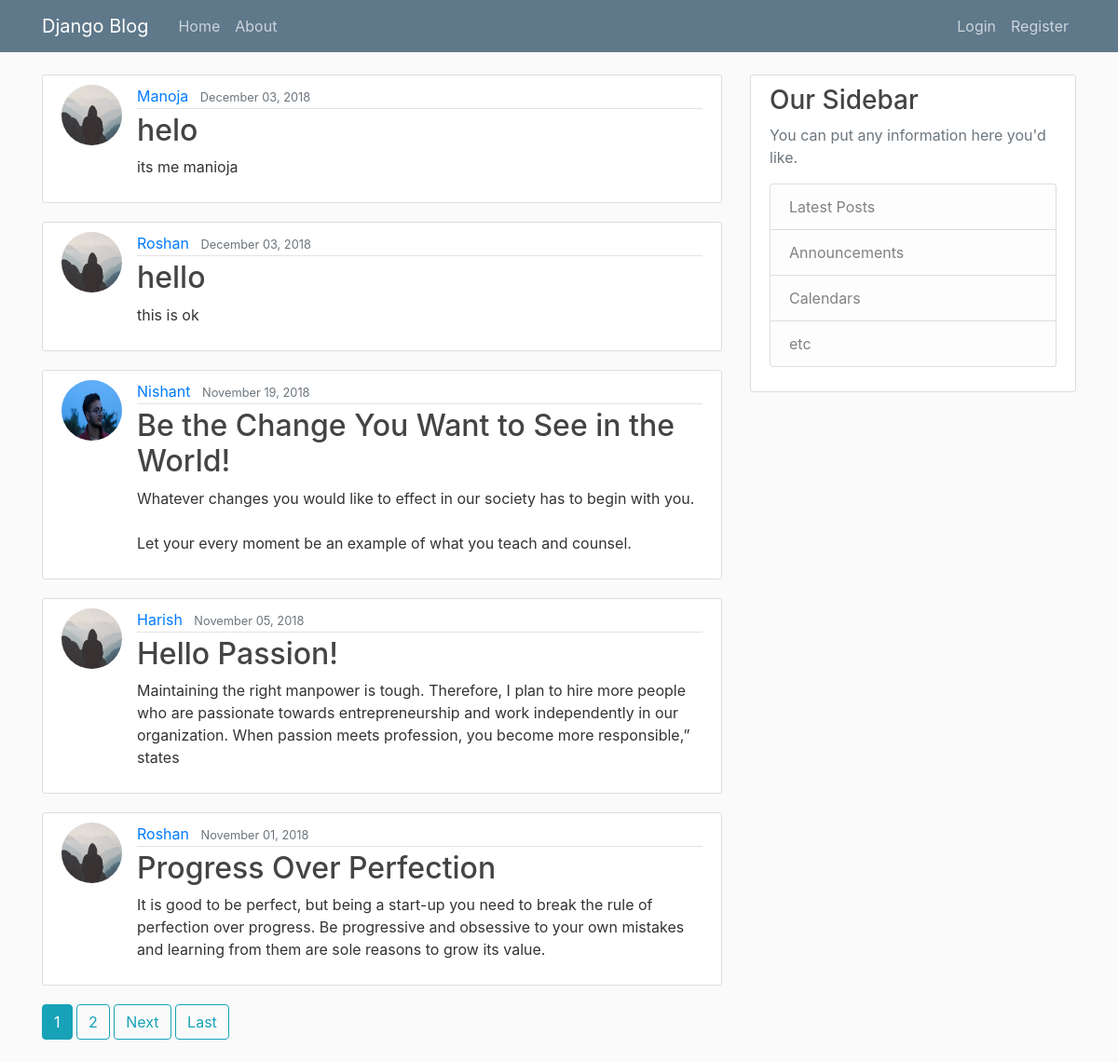
The page / on the database its author committed.
### blog/models.py (models this page shows, shortened)
class Post(models.Model):
    title = models.CharField(max_length=100)
    content = models.TextField()
    date_posted = models.DateTimeField(default=timezone.now)
    author = models.ForeignKey(User, on_delete=models.CASCADE)

### users/models.py (models this page shows, shortened)
class Profile(models.Model):
    user = models.OneToOneField(User, on_delete=models.CASCADE)
    image = models.ImageField(default='default.jpg', upload_to='profile_pics')

### blog/views.py (the view)
# urls.py: path('', PostListView.as_view(), name='blog-home'),
class PostListView(ListView):
    model = Post
    template_name = 'blog/home.html'  # <app>/<model>_<viewtype>.html
    context_object_name = 'posts'
    ordering = ['-date_posted']
    paginate_by = 5

### blog/templates/blog/home.html (shortened to what this page needs)
{% extends "blog/base.html" %}
{% block content %}
    {% for post in posts %}
        <article class="media content-section">
          <img class="rounded-circle article-img" src="{{ post.author.profile.image.url }}">
          <div class="media-body">
            <div class="article-metadata">
              <a class="mr-2" href="{% url 'user-posts' post.author.username %}">{{ post.author }}</a>
              <small class="text-muted">{{ post.date_posted|date:"F d, Y" }}</small>
            </div>
            <h2><a class="article-title" href="{% url 'post-detail' post.id %}">{{ post.title }}</a></h2>
            <p class="article-content">{{ post.content }}</p>
          </div>
        </article>
    {% endfor %}
    {% if is_paginated %}
      {% for num in page_obj.paginator.page_range %}
        {% if page_obj.number == num %}
          <a class="btn btn-info mb-4" href="?page={{ num }}">{{ num }}</a>
        {% elif num > page_obj.number|add:'-3' and num < page_obj.number|add:'3' %}
          <a class="btn btn-outline-info mb-4" href="?page={{ num }}">{{ num }}</a>
        {% endif %}
      {% endfor %}
      {% if page_obj.has_next %}
        <a class="btn btn-outline-info mb-4" href="?page={{ page_obj.next_page_number }}">Next</a>
        <a class="btn btn-outline-info mb-4" href="?page={{ page_obj.paginator.num_pages }}">Last</a>
      {% endif %}
    {% endif %}
{% endblock content %}

### blog/templates/blog/base.html (shortened to what this page needs)
{% load static %}
<!DOCTYPE html>
<html>
<head>
    <link rel="stylesheet" href="https://maxcdn.bootstrapcdn.com/bootstrap/4.0.0/css/bootstrap.min.css">
    <link rel="stylesheet" type="text/css" href="{% static 'blog/main.css' %}">
</head>
<body>
    <header class="site-header">
      <nav class="navbar navbar-expand-md navbar-dark bg-steel fixed-top">
        <div class="container">
          <a class="navbar-brand mr-4" href="{% url 'blog-home' %}">Django Blog</a>
          <div class="collapse navbar-collapse" id="navbarToggle">
            <div class="navbar-nav mr-auto">
              <a class="nav-item nav-link" href="{% url 'blog-home' %}">Home</a>
              <a class="nav-item nav-link" href="{% url 'blog-about' %}">About</a>
            </div>
            <div class="navbar-nav">
              {% if user.is_authenticated %}
                <a class="nav-item nav-link" href="{% url 'post-create' %}">New Post</a>
                <a class="nav-item nav-link" href="{% url 'profile' %}">Profile</a>
                <a class="nav-item nav-link" href="{% url 'logout' %}">Logout</a>
              {% else %}
                <a class="nav-item nav-link" href="{% url 'login' %}">Login</a>
                <a class="nav-item nav-link" href="{% url 'register' %}">Register</a>
              {% endif %}
            </div>
          </div>
        </div>
      </nav>
    </header>
    <main role="main" class="container">
      <div class="row">
        <div class="col-md-8">
          {% block content %}{% endblock %}
        </div>
        <div class="col-md-4">
          <div class="content-section">
            <h3>Our Sidebar</h3>
            <p class='text-muted'>You can put any information here you'd like.
              <ul class="list-group">
                <li class="list-group-item list-group-item-light">Latest Posts</li>
                <li class="list-group-item list-group-item-light">Announcements</li>
                <li class="list-group-item list-group-item-light">Calendars</li>
                <li class="list-group-item list-group-item-light">etc</li>
              </ul>
            </p>
          </div>
        </div>
      </div>
    </main>
</body>
</html>

### blog/static/blog/main.css (style rules this page uses)
body { background: #fafafa; color: #333333; margin-top: 5rem; }
h1, h2, h3, h4, h5, h6 { color: #444444; }
ul { margin: 0; }
.bg-steel { background-color: #5f788a; }
.site-header .navbar-nav .nav-link { color: #cbd5db; }
.content-section { background: #ffffff; padding: 10px 20px; border: 1px solid #dddddd; border-radius: 3px; margin-bottom: 20px; }
.article-title { color: #444444; }
.article-content { white-space: pre-line; }
.article-img { height: 65px; width: 65px; margin-right: 16px; }
.article-metadata { padding-bottom: 1px; margin-bottom: 4px; border-bottom: 1px solid #e3e3e3 }

### rows shown on the page
Post: author.profile.image (placeholder picture), author "Manoja", date_posted "December 03, 2018", title "helo", content "its me manioja"
Post: author.profile.image (placeholder picture), author "Roshan", date_posted "December 03, 2018", title "hello", content "this is ok"
Post: author.profile.image (picture), author "Nishant", date_posted "November 19, 2018", title "Be the Change You Want to See in the World!", content "Whatever changes you would like to effect in our society has to begin with you. Let your every moment be an example of what you teach and counsel."
Post: author.profile.image (placeholder picture), author "Harish", date_posted "November 05, 2018", title "Hello Passion!", content "Maintaining the right manpower is tough. Therefore, I plan to hire more people who are passionate towards entrepreneurship and work independently in our organization. When passion meets profession, you become more responsible,” states"
Post: author.profile.image (placeholder picture), author "Roshan", date_posted "November 01, 2018", title "Progress Over Perfection", content "It is good to be perfect, but being a start-up you need to break the rule of perfection over progress. Be progressive and obsessive to your own mistakes and learning from them are sole reasons to grow its value."

### other values the page prints
{{ num }} "1"
{{ num }} "2"
